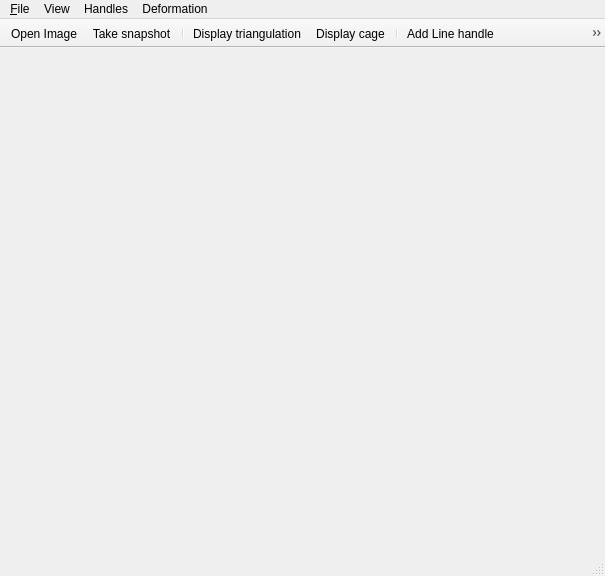
<?xml version="1.0" encoding="UTF-8"?>
<!--
/***************************************************************************
**                                                                        **
**  Maurice - a 2D deformable mapping/animation program                   **
**  Copyright (C) 2014-2016 Graphics Research Group, IIIT Delhi           **
**                                                                        **
**  This program is free software: you can redistribute it and/or modify  **
**  it under the terms of the GNU General Public License as published by  **
**  the Free Software Foundation, either version 3 of the License, or     **
**  (at your option) any later version.                                   **
**                                                                        **
**  This program is distributed in the hope that it will be useful,       **
**  but WITHOUT ANY WARRANTY; without even the implied warranty of        **
**  MERCHANTABILITY or FITNESS FOR A PARTICULAR PURPOSE.  See the         **
**  GNU General Public License for more details.                          **
**                                                                        **
**  You should have received a copy of the GNU General Public License     **
**  along with this program.  If not, see http://www.gnu.org/licenses/.   **
**                                                                        **
****************************************************************************
**           Author: Ojaswa Sharma                                        **
**           E-mail: ojaswa@iiitd.ac.in                                   **
**           Date  : 23.09.2015                                           **
****************************************************************************/
-->
<ui version="4.0">
 <class>MainWindow</class>
 <widget class="QMainWindow" name="MainWindow">
  <property name="geometry">
   <rect>
    <x>0</x>
    <y>0</y>
    <width>605</width>
    <height>576</height>
   </rect>
  </property>
  <property name="windowTitle">
   <string>Shape-aware MLS deformation</string>
  </property>
  <property name="windowIcon">
   <iconset>
    <normaloff>:/blaze.png</normaloff>:/blaze.png</iconset>
  </property>
  <widget class="QWidget" name="centralWidget">
   <layout class="QGridLayout" name="gridLayout">
    <item row="0" column="0">
     <widget class="OpenGLWidget" name="openGLWidget" native="true"/>
    </item>
   </layout>
  </widget>
  <widget class="QMenuBar" name="menuBar">
   <property name="geometry">
    <rect>
     <x>0</x>
     <y>0</y>
     <width>605</width>
     <height>22</height>
    </rect>
   </property>
   <widget class="QMenu" name="menu_File">
    <property name="title">
     <string>&amp;File</string>
    </property>
    <addaction name="action_Open_Image"/>
    <addaction name="actionSnapshot"/>
   </widget>
   <widget class="QMenu" name="menuView">
    <property name="title">
     <string>View</string>
    </property>
    <addaction name="actionDisplay_triangulation"/>
    <addaction name="actionDisplay_cage"/>
    <addaction name="actionModify_cage"/>
    <addaction name="separator"/>
   </widget>
   <widget class="QMenu" name="menuHandles">
    <property name="title">
     <string>Handles</string>
    </property>
    <addaction name="actionAdd_Line_handles"/>
    <addaction name="actionAdd_Polyline_handle"/>
    <addaction name="actionHide_handles"/>
    <addaction name="separator"/>
    <addaction name="actionDelete_all_handles"/>
   </widget>
   <widget class="QMenu" name="menuDeformation">
    <property name="title">
     <string>Deformation</string>
    </property>
    <addaction name="actionUse_Euclidean_distance"/>
    <addaction name="actionReset_deformation"/>
   </widget>
   <addaction name="menu_File"/>
   <addaction name="menuView"/>
   <addaction name="menuHandles"/>
   <addaction name="menuDeformation"/>
  </widget>
  <widget class="QToolBar" name="mainToolBar">
   <property name="movable">
    <bool>false</bool>
   </property>
   <property name="iconSize">
    <size>
     <width>16</width>
     <height>16</height>
    </size>
   </property>
   <property name="floatable">
    <bool>false</bool>
   </property>
   <attribute name="toolBarArea">
    <enum>TopToolBarArea</enum>
   </attribute>
   <attribute name="toolBarBreak">
    <bool>false</bool>
   </attribute>
   <addaction name="action_Open_Image"/>
   <addaction name="actionSnapshot"/>
   <addaction name="separator"/>
   <addaction name="actionDisplay_triangulation"/>
   <addaction name="actionDisplay_cage"/>
   <addaction name="separator"/>
   <addaction name="actionAdd_Line_handles"/>
   <addaction name="actionAdd_Polyline_handle"/>
   <addaction name="actionHide_handles"/>
   <addaction name="actionDelete_all_handles"/>
   <addaction name="separator"/>
   <addaction name="actionUse_Euclidean_distance"/>
   <addaction name="actionReset_deformation"/>
   <addaction name="separator"/>
  </widget>
  <widget class="QStatusBar" name="statusBar"/>
  <action name="action_Open_Image">
   <property name="icon">
    <iconset resource="../../res/icons.qrc">
     <normaloff>:/Application/icons/Open_image.png</normaloff>:/Application/icons/Open_image.png</iconset>
   </property>
   <property name="text">
    <string>&amp;Open Image</string>
   </property>
   <property name="toolTip">
    <string>Open image</string>
   </property>
   <property name="shortcut">
    <string>Ctrl+O</string>
   </property>
  </action>
  <action name="actionDisplay_triangulation">
   <property name="checkable">
    <bool>true</bool>
   </property>
   <property name="icon">
    <iconset resource="../../res/icons.qrc">
     <normaloff>:/Application/icons/Display_mesh.png</normaloff>:/Application/icons/Display_mesh.png</iconset>
   </property>
   <property name="text">
    <string>Display triangulation</string>
   </property>
   <property name="shortcut">
    <string>Ctrl+T</string>
   </property>
  </action>
  <action name="actionDisplay_cage">
   <property name="checkable">
    <bool>true</bool>
   </property>
   <property name="icon">
    <iconset resource="../../res/icons.qrc">
     <normaloff>:/Application/icons/Display_cage.png</normaloff>:/Application/icons/Display_cage.png</iconset>
   </property>
   <property name="text">
    <string>Display cage</string>
   </property>
   <property name="shortcut">
    <string>Ctrl+C</string>
   </property>
  </action>
  <action name="actionAdd_Line_handles">
   <property name="checkable">
    <bool>true</bool>
   </property>
   <property name="icon">
    <iconset resource="../../res/icons.qrc">
     <normaloff>:/Application/icons/Line_handles.png</normaloff>:/Application/icons/Line_handles.png</iconset>
   </property>
   <property name="text">
    <string>Add Line handle</string>
   </property>
   <property name="shortcut">
    <string>Ctrl+A</string>
   </property>
  </action>
  <action name="actionAdd_Polyline_handle">
   <property name="checkable">
    <bool>true</bool>
   </property>
   <property name="icon">
    <iconset resource="../../res/icons.qrc">
     <normaloff>:/Application/icons/Polyline_handles.png</normaloff>:/Application/icons/Polyline_handles.png</iconset>
   </property>
   <property name="text">
    <string>Add Polyline handle</string>
   </property>
   <property name="shortcut">
    <string>Ctrl+Shift+A</string>
   </property>
  </action>
  <action name="actionUse_Euclidean_distance">
   <property name="checkable">
    <bool>true</bool>
   </property>
   <property name="icon">
    <iconset resource="../../res/icons.qrc">
     <normaloff>:/Application/icons/Euclidean.png</normaloff>:/Application/icons/Euclidean.png</iconset>
   </property>
   <property name="text">
    <string>Use Euclidean distance</string>
   </property>
   <property name="shortcut">
    <string>Ctrl+E</string>
   </property>
  </action>
  <action name="actionSnapshot">
   <property name="icon">
    <iconset resource="../../res/icons.qrc">
     <normaloff>:/Application/icons/Snapshot.png</normaloff>:/Application/icons/Snapshot.png</iconset>
   </property>
   <property name="text">
    <string>Take snapshot</string>
   </property>
   <property name="shortcut">
    <string>Ctrl+S</string>
   </property>
  </action>
  <action name="actionReset_deformation">
   <property name="icon">
    <iconset resource="../../res/icons.qrc">
     <normaloff>:/Application/icons/Reset.png</normaloff>:/Application/icons/Reset.png</iconset>
   </property>
   <property name="text">
    <string>Reset deformation</string>
   </property>
   <property name="shortcut">
    <string>Ctrl+R</string>
   </property>
  </action>
  <action name="actionDelete_all_handles">
   <property name="icon">
    <iconset resource="../../res/icons.qrc">
     <normaloff>:/Application/icons/Delete_handles.png</normaloff>:/Application/icons/Delete_handles.png</iconset>
   </property>
   <property name="text">
    <string>Delete all handles</string>
   </property>
  </action>
  <action name="actionHide_handles">
   <property name="checkable">
    <bool>true</bool>
   </property>
   <property name="icon">
    <iconset resource="../../res/icons.qrc">
     <normaloff>:/Application/icons/Hide_handles.png</normaloff>:/Application/icons/Hide_handles.png</iconset>
   </property>
   <property name="text">
    <string>Hide handles</string>
   </property>
  </action>
  <action name="actionModify_cage">
   <property name="text">
    <string>Modify cage ...</string>
   </property>
  </action>
 </widget>
 <layoutdefault spacing="6" margin="11"/>
 <customwidgets>
  <customwidget>
   <class>OpenGLWidget</class>
   <extends>QWidget</extends>
   <header>openglwidget.h</header>
   <container>1</container>
   <slots>
    <slot>imageLoaded()</slot>
    <slot>toggleDisplayMesh(bool)</slot>
    <slot>toggleDisplayCage(bool)</slot>
    <slot>toggleAddLineHandle(bool)</slot>
    <slot>toggleAddPolylineHandle(bool)</slot>
    <slot>toggleUseEuclideanDistanceWeights(bool)</slot>
    <slot>takeSnapshot()</slot>
    <slot>resetDeformation()</slot>
    <slot>deleteAllHandles()</slot>
    <slot>hideHandles(bool)</slot>
   </slots>
  </customwidget>
 </customwidgets>
 <resources>
  <include location="../../res/icons.qrc"/>
 </resources>
 <connections>
  <connection>
   <sender>MainWindow</sender>
   <signal>imageLoaded()</signal>
   <receiver>openGLWidget</receiver>
   <slot>imageLoaded()</slot>
   <hints>
    <hint type="sourcelabel">
     <x>302</x>
     <y>287</y>
    </hint>
    <hint type="destinationlabel">
     <x>302</x>
     <y>302</y>
    </hint>
   </hints>
  </connection>
  <connection>
   <sender>actionDisplay_triangulation</sender>
   <signal>toggled(bool)</signal>
   <receiver>openGLWidget</receiver>
   <slot>toggleDisplayMesh(bool)</slot>
   <hints>
    <hint type="sourcelabel">
     <x>-1</x>
     <y>-1</y>
    </hint>
    <hint type="destinationlabel">
     <x>302</x>
     <y>302</y>
    </hint>
   </hints>
  </connection>
  <connection>
   <sender>actionDisplay_cage</sender>
   <signal>toggled(bool)</signal>
   <receiver>openGLWidget</receiver>
   <slot>toggleDisplayCage(bool)</slot>
   <hints>
    <hint type="sourcelabel">
     <x>-1</x>
     <y>-1</y>
    </hint>
    <hint type="destinationlabel">
     <x>302</x>
     <y>302</y>
    </hint>
   </hints>
  </connection>
  <connection>
   <sender>actionAdd_Line_handles</sender>
   <signal>toggled(bool)</signal>
   <receiver>openGLWidget</receiver>
   <slot>toggleAddLineHandle(bool)</slot>
   <hints>
    <hint type="sourcelabel">
     <x>-1</x>
     <y>-1</y>
    </hint>
    <hint type="destinationlabel">
     <x>302</x>
     <y>302</y>
    </hint>
   </hints>
  </connection>
  <connection>
   <sender>actionAdd_Polyline_handle</sender>
   <signal>toggled(bool)</signal>
   <receiver>openGLWidget</receiver>
   <slot>toggleAddPolylineHandle(bool)</slot>
   <hints>
    <hint type="sourcelabel">
     <x>-1</x>
     <y>-1</y>
    </hint>
    <hint type="destinationlabel">
     <x>302</x>
     <y>302</y>
    </hint>
   </hints>
  </connection>
  <connection>
   <sender>actionUse_Euclidean_distance</sender>
   <signal>toggled(bool)</signal>
   <receiver>openGLWidget</receiver>
   <slot>toggleUseEuclideanDistanceWeights(bool)</slot>
   <hints>
    <hint type="sourcelabel">
     <x>-1</x>
     <y>-1</y>
    </hint>
    <hint type="destinationlabel">
     <x>302</x>
     <y>302</y>
    </hint>
   </hints>
  </connection>
  <connection>
   <sender>actionSnapshot</sender>
   <signal>triggered()</signal>
   <receiver>openGLWidget</receiver>
   <slot>takeSnapshot()</slot>
   <hints>
    <hint type="sourcelabel">
     <x>-1</x>
     <y>-1</y>
    </hint>
    <hint type="destinationlabel">
     <x>302</x>
     <y>302</y>
    </hint>
   </hints>
  </connection>
  <connection>
   <sender>actionReset_deformation</sender>
   <signal>triggered()</signal>
   <receiver>openGLWidget</receiver>
   <slot>resetDeformation()</slot>
   <hints>
    <hint type="sourcelabel">
     <x>-1</x>
     <y>-1</y>
    </hint>
    <hint type="destinationlabel">
     <x>302</x>
     <y>302</y>
    </hint>
   </hints>
  </connection>
  <connection>
   <sender>actionDelete_all_handles</sender>
   <signal>triggered()</signal>
   <receiver>openGLWidget</receiver>
   <slot>deleteAllHandles()</slot>
   <hints>
    <hint type="sourcelabel">
     <x>-1</x>
     <y>-1</y>
    </hint>
    <hint type="destinationlabel">
     <x>302</x>
     <y>302</y>
    </hint>
   </hints>
  </connection>
  <connection>
   <sender>actionHide_handles</sender>
   <signal>toggled(bool)</signal>
   <receiver>openGLWidget</receiver>
   <slot>hideHandles(bool)</slot>
   <hints>
    <hint type="sourcelabel">
     <x>-1</x>
     <y>-1</y>
    </hint>
    <hint type="destinationlabel">
     <x>302</x>
     <y>302</y>
    </hint>
   </hints>
  </connection>
 </connections>
 <slots>
  <signal>imageLoaded()</signal>
 </slots>
</ui>
